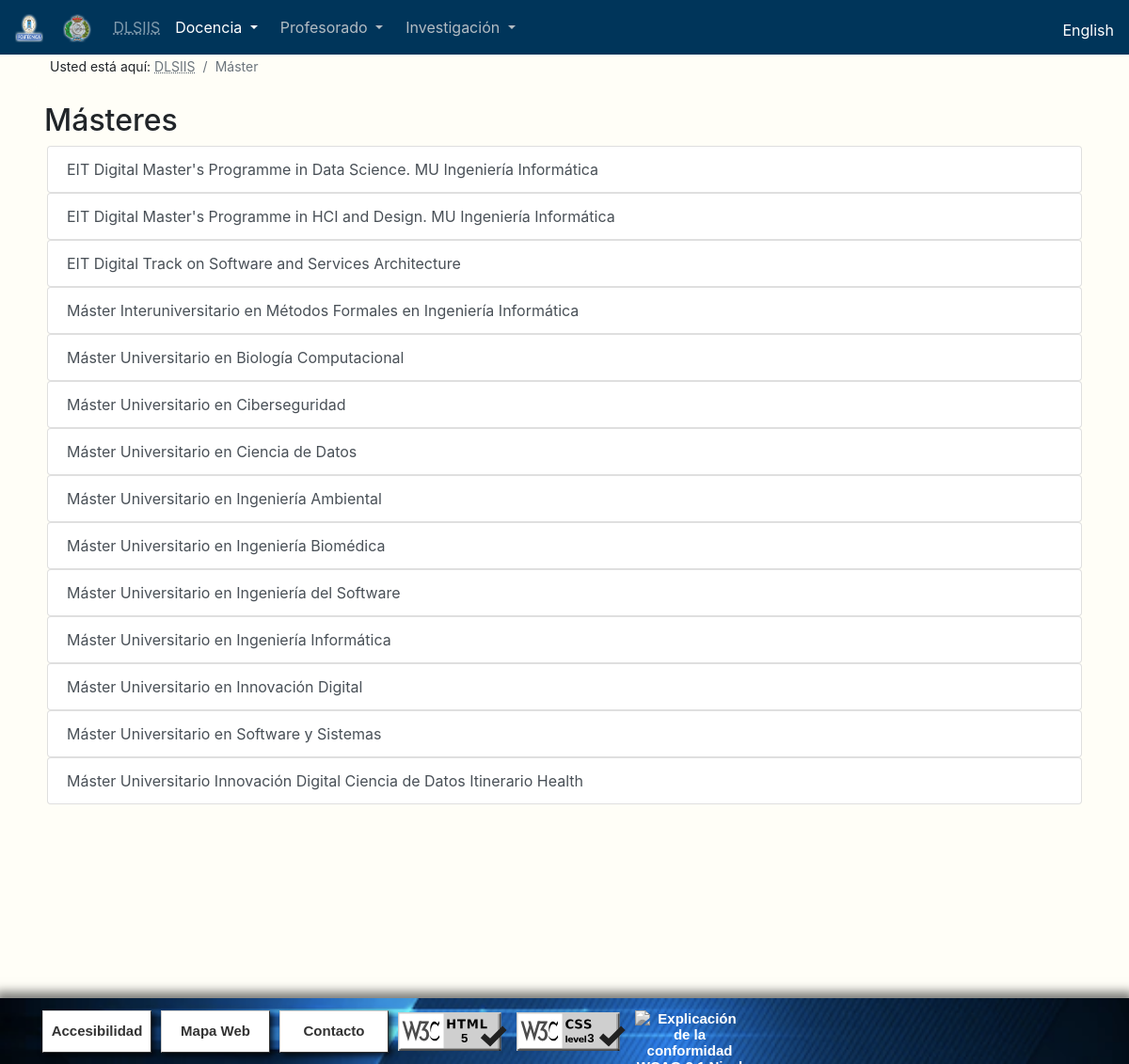
The page /Master.php on the database its author committed.
### tables this page shows
CREATE TABLE `titulaciones` (
  `nombre` text NOT NULL,
  `codigo_titulo` varchar(4) NOT NULL,
  `codigo_subtipo` varchar(3) NOT NULL,
  `url_asignaturas` text NOT NULL,
  `tiene_asignaturas` tinyint(1) NOT NULL DEFAULT '0'
);

### Master.php (the view, shortened to what this page needs)
<!DOCTYPE html>
<?php
$idioma = $_SESSION["language"];
include("".$idioma.".php");?>
<html lang="<?php echo $idioma;?>">
  <head>
    <link href = "css/Style.css" rel="stylesheet">
    <link rel="stylesheet" href="https://stackpath.bootstrapcdn.com/bootstrap/4.4.1/css/bootstrap.min.css"
>
  </head>
  <body style="background-color: #FFFEF7;">
    <nav class="navbar navbar-expand-sm navbar-dark fixed-top" style="background-color: #00355A;">
      <div class="mr-auto">
        <a class="navbar-brand" href="https://www.upm.es/" title="www.upm.es">
          <img src="Pictures/UPM.png" width="30" height="30" alt="LogoUPM">
        </a>
        <a class="navbar-brand" href="https://www.fi.upm.es/" title="www.fi.upm.es">
            <img src="Pictures/FI.png" width="30" height="30" alt="LogoFI">
        </a>
      </div>
      <div class="collapse navbar-collapse" id="collapsibleNavbar">
        <div class="navbar-nav-scroll">
          <ul class="navbar-nav">
            <li class="nav-item" style="color:#B3BCC3;">
              <a class="nav-link" href="index.php"><abbr title="<?php echo $dlsiis; ?>">DLSIIS</abbr></a>
            </li>
            <li class="nav-item dropdown active">
              <a class="nav-item nav-link dropdown-toggle mr-md-2" href="#" id="bd-versions1" data-toggle="dropdown" aria-haspopup="true" aria-expanded="false">
                <?php echo $docencia; ?>
              </a>
            </li>
            <li class="nav-item dropdown">
              <a class="nav-item nav-link dropdown-toggle mr-md-2" href="#" style="color:#B3BCC3;" id="bd-versions2" data-toggle="dropdown" aria-haspopup="true" aria-expanded="false">
                <?php echo $profesorado; ?>
              </a>
            </li>
            <li class="nav-item dropdown">
              <a class="nav-item nav-link dropdown-toggle mr-md-2" href="#" style="color:#B3BCC3;" id="bd-versions3" data-toggle="dropdown" aria-haspopup="true" aria-expanded="false">
                <?php echo $investigacion; ?>
              </a>
            </li>
          </ul>
        </div>
        <ul class="navbar-nav ml-md-auto">
          <li><div class="mr-auto" style="display: inline-flex; padding-top: 6px;">
             <?php echo $bandera; ?>
          </div></li>
        </ul>
      </div>
    </nav>
    <br>
    <br>
    <nav aria-label="breadcrumb">
      <ol class="migas_de_pan breadcrumb" style="background-color: #FFFEF7;">
        <li style="padding-right: 4px;"><?php echo $usted; ?></li>
        <li class="breadcrumb-item active" aria-current="page"><abbr title="<?php echo $dlsiis; ?>">DLSIIS</abbr></li>
        <li class="breadcrumb-item active" aria-current="page"><?php echo $master; ?></li>
      </ol>
    </nav>
    <div class="container-fluid">
      <h1 class="titulo1" style="margin-left:32px;"><?php echo $masteres;  ?></h1>
      <?php
      require_once ('loginBD.php');
      $sql_titulos = "SELECT * FROM titulaciones where codigo_subtipo='MOF' ORDER BY `titulaciones`.`nombre` ASC";
      if (mysqli_query($conn, $sql_titulos)) {
        $result_titulos = mysqli_query($conn, $sql_titulos);
      }
      else {
        echo "Error: ".$sql_titulos ."<br>".mysqli_error($conn);
      }
      $sql_titulo_espanol = "SELECT * FROM titulo_espanol_ingles";
      if (mysqli_query($conn, $sql_titulo_espanol)) {
        $result_titulo_espanol = mysqli_query($conn, $sql_titulo_espanol);
      }
      else {
        echo "Error: ".$sql_titulo_espanol ."<br>".mysqli_error($conn);
      }
      $list = 0;
      $arrayUrl = array();
      $arrayNombre = array();
      echo '<ul class="lista_titulos">';
      while ($row_titulos =mysqli_fetch_array($result_titulos)) {
        echo '<li>';
        mysqli_data_seek($result_titulo_espanol, 0);
        while ($row_titulo_espanol =mysqli_fetch_array($result_titulo_espanol)) {
          if ($row_titulos['codigo_titulo'] == $row_titulo_espanol['codigo_titulo']){
						if ($idioma == "en") {
							$arrayUrl[$list] = $row_titulo_espanol['url_ingles'];
							$arrayNombre[$list] = utf8_encode($row_titulo_espanol['nombre_ingles']);
						}
						else {
							$arrayUrl[$list] = $row_titulo_espanol['url_espanol'];
							$arrayNombre[$list] = utf8_encode($row_titulo_espanol['nombre_espanol']);
						}
          }
        }
        echo '<div class="col-12" style="width:100%;" role="tablist">
                <a class="list-group-item list-group-item-action" id="list-'.$list.'-list"
                data-toggle="collapse" href="#list-'.$list.'" role="button">
                '.$arrayNombre[$list].'
                </a>
              </div>';
        $list++;
      }
      echo '</ul>';
      ?>
    </div>
    <br><br>
    <?php include ("footer.php"); ?>
	</body>
 </html>

### es.php (shortened to what this page needs)
<?php
$dlsiis = "Departamento de Lenguajes y Sistemas Informáticos e Ingeniería de Software";
$docencia = "Docencia";
$master = 'Máster';
$profesorado = 'Profesorado';
$investigacion = 'Investigación';
if ($url_actual){
$bandera = '<a href="'.$url_actual.'&language=en" title="Cambiar idioma a inglés" style="margin-left:18px; color: white;">English</a>';
}
else {
  $bandera = '<a href="?language=en" title="Cambiar idioma a inglés" style="margin-left:18px; color: white;">English</a>';
}
$usted = 'Usted está aquí:';
$contacto = 'Contacto';
$accesibilidad = 'Accesibilidad';
$mapaweb = 'Mapa Web';
$html = '¡HTML 5 Válido!';
$css = '¡CSS 3 Válido!';
$wcag = 'Explicación de la conformidad WCAG 2.1 Nivel Doble-A';
$masteres = 'Másteres';
?>

### footer.php (shortened to what this page needs)
<link href = "css/footer.css" rel="stylesheet">
<footer class="footer">
    <div class="menu">
        <ul class="menu-list">
            <li class="btn_footer">
                <a class="desktop_txt" href="Accesibilidad.php" title="<?php echo $accesibilidad;?>">
                  <?php echo $accesibilidad;?></a>
            </li>
            <li class="btn_footer">
                <a href="Mapaweb.php" title="<?php echo $mapaweb;?>">
                  <?php echo $mapaweb;?>
                </a>
            </li>
            <li class="btn_footer">
                <a href="Contacto.php" title="<?php echo $contacto;?>">
                  <?php echo $contacto;?></a>
            </li>
            <li class="val_footer">
                <a class="validation-link" href="https://validator.w3.org/check?uri=referer" title="<?php echo $html;?>">
                    <img class="link-image grey" src="Pictures/logo-valid-html5.svg" height="40" alt="<?php echo $html;?>">
                </a>
            </li>
            <li class="val_footer">
                <a class="validation-link" href="https://jigsaw.w3.org/css-validator" title="<?php echo $css;?>">
                    <img class="link-image grey" src="Pictures/logo-valid-css3.svg" height="40" alt="<?php echo $css;?>">
                </a>
            </li>
            <li class="val_footer">
                <a class="validation-link" href="https://www.w3.org/WAI/WCAG2AA-Conformance" title="<?php echo $wcag;?>">
                    <img class="link-image grey" src="https://www.w3.org/WAI/WCAG21/wcag2.1AA-v.png" height="40" alt="<?php echo $wcag;?>">
                </a>
            </li>
        </ul>
    </div>
</footer>

### css/Style.css (style rules this page uses)
html { position: relative; min-height: 100%; }
body { padding-bottom: 100px; }
.migas_de_pan { margin-left: 37px; font-size: 14px; }
.lista_titulos { list-style: none; width: 100%; margin-left: -20px; }
.titulo1 { font-size: 2em; }
.footer { background-color: #00355A; position: absolute; bottom: 0px; width: 100%; height: 70px; }

### css/footer.css (style rules this page uses)
footer a { font: bold auto Arial !important; }
.menu-list { height: 0px !important; }
.menu-list li { width: 10%; height: 45px; }
.footer { box-shadow: 0 5px 10px 0 rgba(0, 0, 0, 0.5); -webkit-box-shadow: 0px -2px 10px 5px rgba(0, 0, 0, 0.5); -moz-box-shadow: 0 5px 10px 0 rgba(0, 0, 0, 0.5); background: url("../Pictures/fondo.jpg") no-repeat center; background-color: #00355A; background-size: cover; padding-bottom: 50px; padding-top: 13px; text-align: center; }
.menu { float: left; width: 100%; align-items: center; }
.val_footer { margin: 0 5px; text-align: center; float: left; font: bold 1.25vw Arial; text-decoration: none; color: #333333; text-decoration: none; color: #333333; padding: 10px 12px 10px 12px; }
.val_footer img { width: 100%; height:45px; object-fit: contain; }
.val_footer { background-size: 100%; float: left; width: 14%; font: bold 1.25vw Arial; text-decoration: none; color: #333333; padding: 0px; }
.btn_footer a { width: 14%; font: bold 1.25vw Arial; text-decoration: none; color: #333333; }
.btn_footer { margin: 0 5px; text-align: center; float: left; font: bold 1.25vw Arial; text-decoration: none; color: #333333; -webkit-box-shadow: 3px 3px 6px 0 rgba(0, 0, 0, 0.75); -moz-box-shadow: 3px 3px 6px 0 rgba(0, 0, 0, 0.75); box-shadow: 3px 3px 6px 0 rgba(0, 0, 0, 0.75); text-decoration: none; background-color: #ffffff; color: #333333; padding: 11.5px 0px 11.5px 0px; border-top: 1px solid #cccccc; border-right: 1px solid #333333; border-bottom: 1px solid #333333; border-left: 1px solid #cccccc; }
.grey { filter: grayscale(100%); transition: 0.3s; }
.validation-link { display: inline-block; margin: 0; color: rgb(255, 255, 255); }
.link-image { text-decoration: none; }
.menu > ul { list-style: none; }
.menu > ul > li { align-items: center; text-align: center; }

### rows shown on the page
titulaciones: list "EIT Digital Master's Programme in Data Science. MU Ingeniería Informática"
titulaciones: list "EIT Digital Master's Programme in HCI and Design. MU Ingeniería Informática"
titulaciones: list "EIT Digital Track on Software and Services Architecture"
titulaciones: list "Máster Interuniversitario en Métodos Formales en Ingeniería Informática"
titulaciones: list "Máster Universitario en Biología Computacional"
titulaciones: list "Máster Universitario en Ciberseguridad"
titulaciones: list "Máster Universitario en Ciencia de Datos"
titulaciones: list "Máster Universitario en Ingeniería Ambiental"
titulaciones: list "Máster Universitario en Ingeniería Biomédica"
titulaciones: list "Máster Universitario en Ingeniería del Software"
titulaciones: list "Máster Universitario en Ingeniería Informática"
titulaciones: list "Máster Universitario en Innovación Digital"
titulaciones: list "Máster Universitario en Software y Sistemas"
titulaciones: list "Máster Universitario Innovación Digital Ciencia de Datos Itinerario Health"

### other values the page prints
$docencia "Docencia"
$profesorado "Profesorado"
$investigacion "Investigación"
$usted "Usted está aquí:"
$master "Máster"
$masteres "Másteres"
$accesibilidad "Accesibilidad"
$mapaweb "Mapa Web"
$contacto "Contacto"
